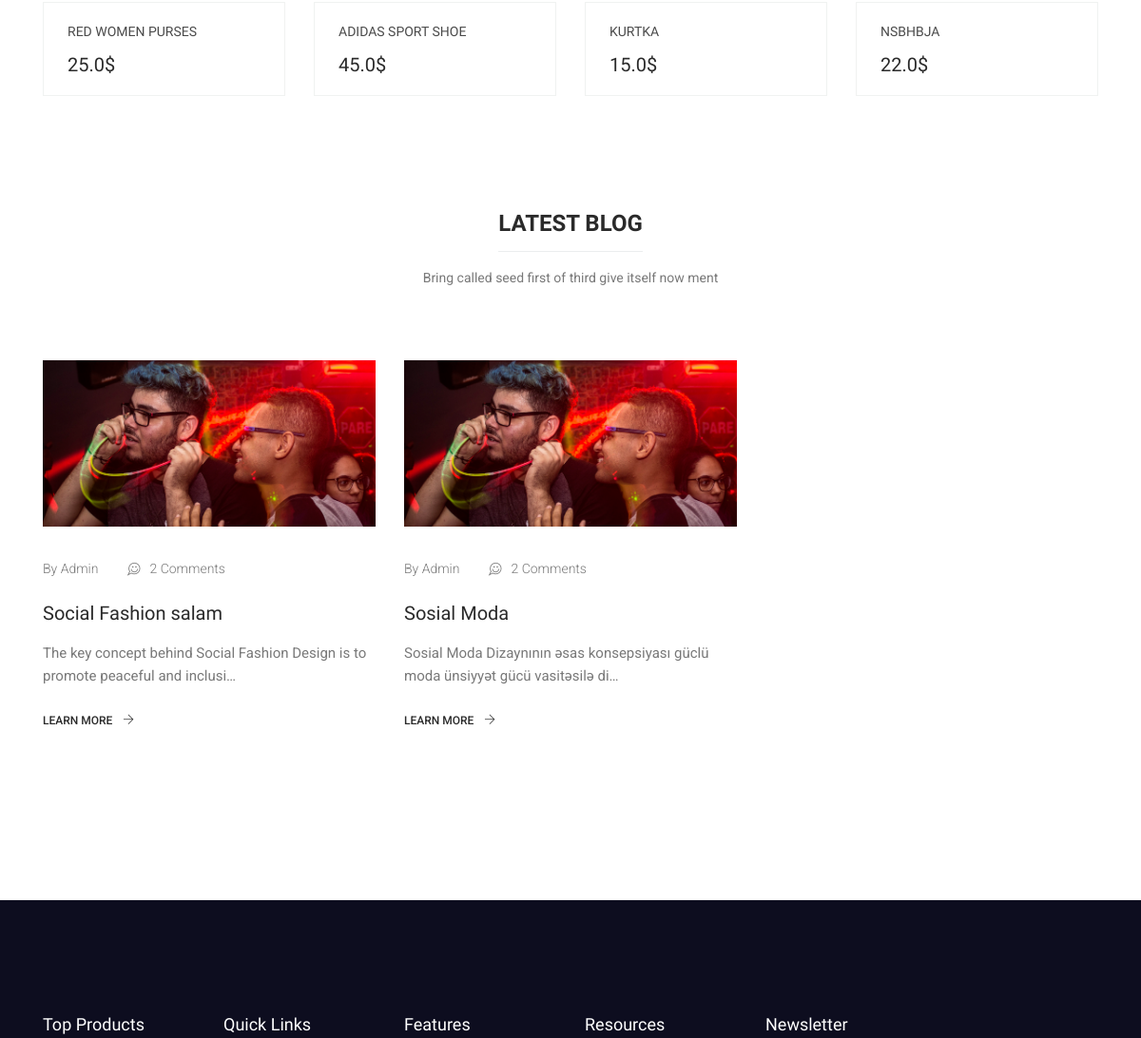
The app's page / (middle part), older data.
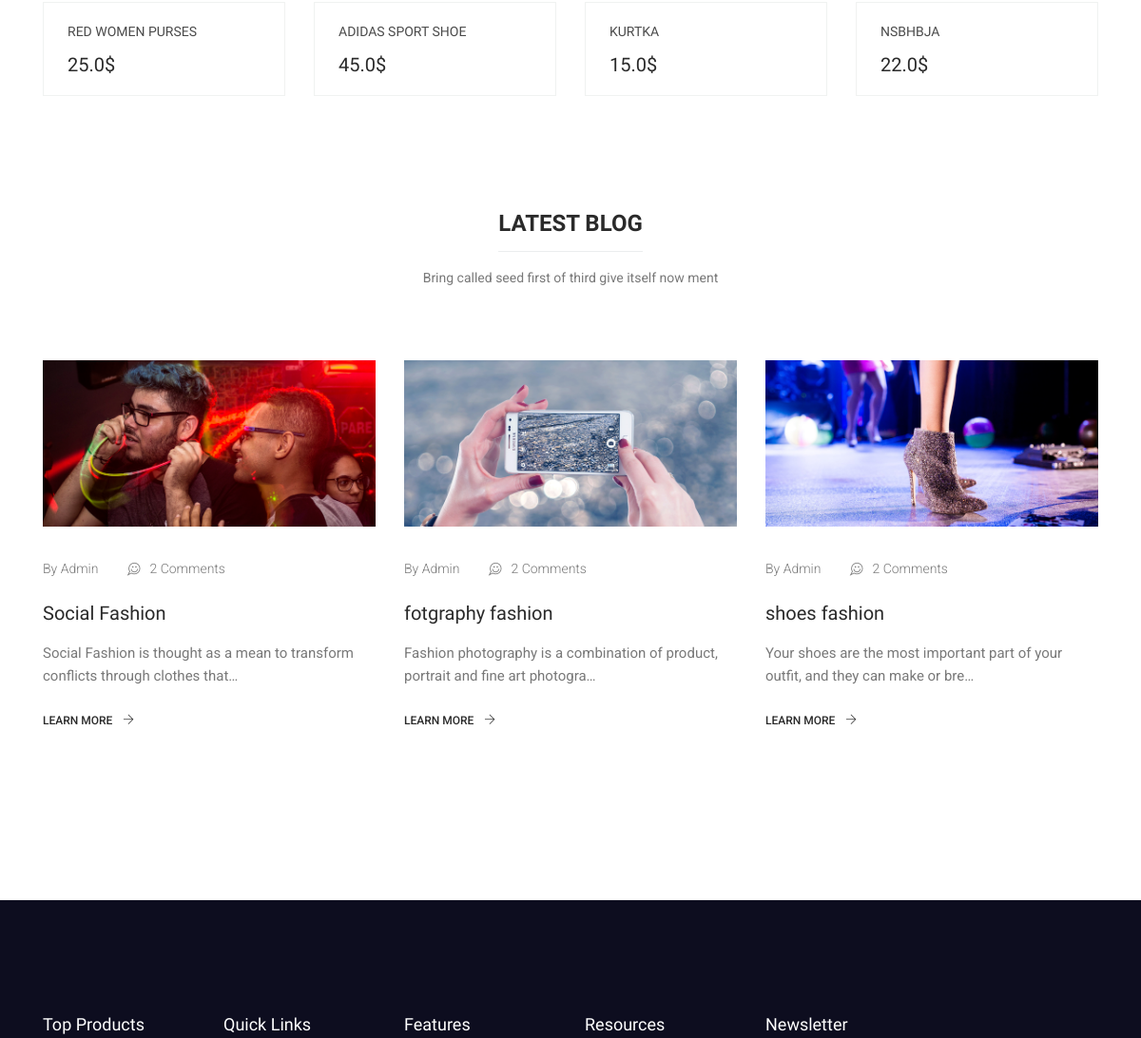
The same page, newer data.
### core/models.py (models this page shows, shortened)
class Basemodel(models.Model):
    created_at = models.DateTimeField(auto_now_add = True)
    updated_at = models.DateTimeField(auto_now = True)
    is_active = models.BooleanField(default = True)
    class Meta:
        abstract = True

class Product(Basemodel):
    name = models.CharField(max_length=50)
    price = models.FloatField()
    color = models.CharField(max_length=50)
    size = models.CharField(max_length=50,choices=SIZE,default='M')
    like = models.IntegerField(default=0)
    category = models.ForeignKey(Category, on_delete=models.CASCADE)
    image = models.ImageField(upload_to='media/products/')
    description = models.TextField()
    class Meta:
        verbose_name=_('Product')
        verbose_name_plural=_('Products')

class Blog(Basemodel):
    slug = models.SlugField(max_length=100,null=True,blank=True,unique = True)
    title = models.CharField(max_length=100)
    description = models.TextField()
    image = models.ImageField(upload_to='media/blog/')
    class Meta:
        verbose_name=_('Blog')
        verbose_name_plural=_('Blogs')
        ordering = ('created_at',)

### core/views.py (the view)
# urls.py: path('',index,name='index'),
def index(request):
    context = {
        'products':Product.objects.filter(is_active='True').order_by('created_at',),
        'blog':Blog.objects.filter(is_active='True').order_by('created_at',),
        'products2':Product.objects.filter(is_active='True').order_by('-created_at',),
        'products3':Product.objects.filter(is_active='True').order_by('created_at',),
    }
    return render(request,'index.html',context=context)

### core/context_processors/context_processors.py (called while the page is built)
def my_setting_func(request):
    setting_data = Setting.objects.last()
    subscriber_form = SubscriberForm()  # Create a form instance
    if request.method == 'POST':
        form = SubscriberForm(request.POST)
        if form.is_valid():
            form.save()
            subscriber_form = SubscriberForm()
    return{
        'setting_data':setting_data,
        'subscriber_form': subscriber_form
    }

### core/templates/index.html (shortened to what this page needs)
{% extends 'base.html' %}
{%load static%}
{%load i18n %}
{% block content %}
  <section class="inspired_product_area section_gap_bottom_custom">
    <div class="container">
      <div class="row">
        {% for product3 in products3|slice:":8" %}
        <div class="col-lg-3 col-md-6">
          <div class="single-product">
            <div class="product-btm">
              <a href="{% url 'product_single' product3.id %}" class="d-block">
                <h4>{{ product3.name }}</h4>
              </a>
              <div class="mt-3">
                <span class="mr-4">{{ product3.price }}$</span>
              </div>
            </div>
          </div>
        </div>
        {% endfor %}
      </div>
    </div>
  </section>
  <section class="blog-area section-gap">
    <div class="container">
      <div class="row justify-content-center">
        <div class="col-lg-12">
          <div class="main_title">
            <h2><span>latest blog</span></h2>
            <p>Bring called seed first of third give itself now ment</p>
          </div>
        </div>
      </div>
      <div class="row">
        {% for blogg in blog|slice:":3" %}
        <div class="col-lg-4 col-md-6">
          <div class="single-blog">
            <div class="thumb">
              <img class="img-fluid" src="{{blogg.image.url}}" alt="">
            </div>
            <div class="short_details">
              <div class="meta-top d-flex">
                <a href="#">By Admin</a>
                <a href="#"><i class="ti-comments-smiley"></i>2 Comments</a>
              </div>
              <a class="d-block" href="{% url 'single-blog' blogg.slug  %}">
                <h4>{{blogg.title }}</h4>
              </a>
              <div class="text-wrap">
                <p>
                  {{blogg.description|truncatechars:80}}
                </p>
              </div>
              <a href="{% url 'single-blog' blogg.slug  %}" class="blog_btn">Learn More <span class="ml-2 ti-arrow-right"></span></a>
            </div>
          </div>
        </div>
        {% endfor %}
      </div>
    </div>
  </section>
  {% endblock %}

Row changes from the older to the newer data that the page shows:
removed Blog: image (picture), title "Social Fashion salam", description "The key concept behind Social Fashion Design is to promote peaceful and inclusi…"
removed Blog: image (picture), title "Sosial Moda", description "Sosial Moda Dizaynının əsas konsepsiyası güclü moda ünsiyyət gücü vasitəsilə di…"
added Blog: image (picture), title "Social Fashion", description "Social Fashion is thought as a mean to transform conflicts through clothes that…"
added Blog: image (picture), title "fotgraphy fashion", description "Fashion photography is a combination of product, portrait and fine art photogra…"
added Blog: image (picture), title "shoes fashion", description "Your shoes are the most important part of your outfit, and they can make or bre…"
